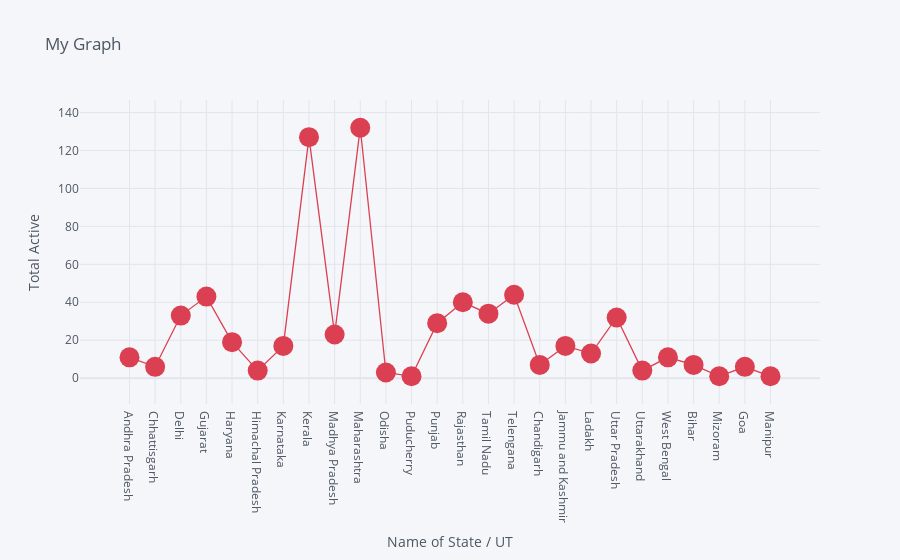
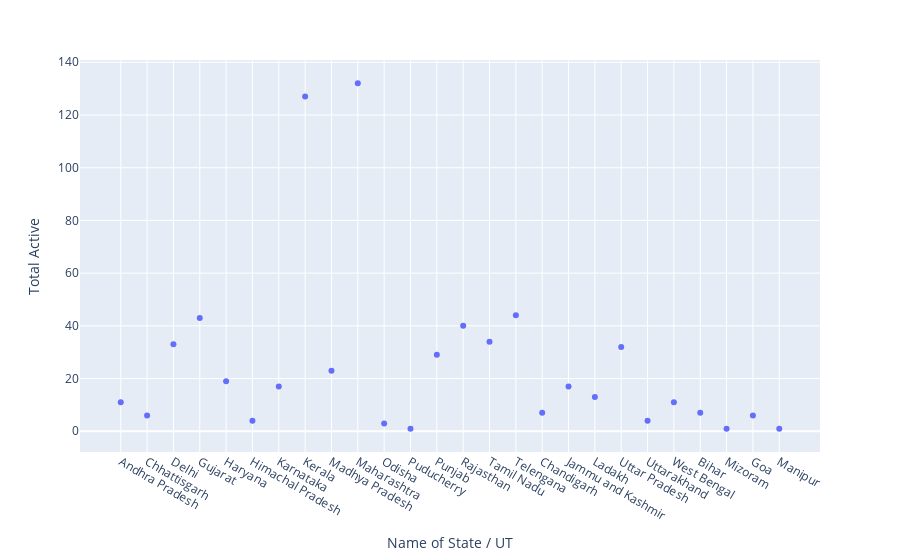

The notebook cell saved with these charts, in order:
### Code cell
df.iplot(kind='scatter',x='Name of State / UT',y='Total Active',mode='markers+lines',title='My Graph',xTitle='Name of State / UT',yTitle='Total Active',colors='red',size=20)
px.scatter(df,x='Name of State / UT',y='Total Active')

### Figure 1 — Plotly figure (JSON) as saved in the notebook; plotly's stock layout.template omitted (floating-point values rounded to 4 significant figures)
{"data": [{"line": {"color": "rgba(219, 64, 82, 1.0)", "dash": "solid", "shape": "linear", "width": 1.3}, "marker": {"size": 20, "symbol": "circle"}, "mode": "markers+lines", "name": "Total Active", "text": "", "type": "scatter", "x": ["Andhra Pradesh", "Chhattisgarh", "Delhi", "Gujarat", "Haryana", "Himachal Pradesh", "Karnataka", "Kerala", "Madhya Pradesh", "Maharashtra", "Odisha", "Puducherry", "Punjab", "Rajasthan", "Tamil Nadu", "Telengana", "Chandigarh", "Jammu and Kashmir", "Ladakh", "Uttar Pradesh", "Uttarakhand", "West Bengal", "Bihar", "Mizoram", "Goa", "Manipur"], "y": [11, 6, 33, 43, 19, 4, 17, 127, 23, 132, 3, 1, 29, 40, 34, 44, 7, 17, 13, 32, 4, 11, 7, 1, 6, 1]}], "layout": {"legend": {"bgcolor": "#F5F6F9", "font": {"color": "#4D5663"}}, "paper_bgcolor": "#F5F6F9", "plot_bgcolor": "#F5F6F9", "title": {"font": {"color": "#4D5663"}, "text": "My Graph"}, "xaxis": {"gridcolor": "#E1E5ED", "showgrid": true, "tickfont": {"color": "#4D5663"}, "title": {"font": {"color": "#4D5663"}, "text": "Name of State / UT"}, "zerolinecolor": "#E1E5ED"}, "yaxis": {"gridcolor": "#E1E5ED", "showgrid": true, "tickfont": {"color": "#4D5663"}, "title": {"font": {"color": "#4D5663"}, "text": "Total Active"}, "zerolinecolor": "#E1E5ED"}}}

### Figure 2 — Plotly figure (JSON) as saved in the notebook; plotly's stock layout.template omitted (floating-point values rounded to 4 significant figures)
{"data": [{"hovertemplate": "Name of State / UT=%{x}<br>Total Active=%{y}<extra></extra>", "legendgroup": "", "marker": {"color": "#636efa", "symbol": "circle"}, "mode": "markers", "name": "", "showlegend": false, "type": "scatter", "x": ["Andhra Pradesh", "Chhattisgarh", "Delhi", "Gujarat", "Haryana", "Himachal Pradesh", "Karnataka", "Kerala", "Madhya Pradesh", "Maharashtra", "Odisha", "Puducherry", "Punjab", "Rajasthan", "Tamil Nadu", "Telengana", "Chandigarh", "Jammu and Kashmir", "Ladakh", "Uttar Pradesh", "Uttarakhand", "West Bengal", "Bihar", "Mizoram", "Goa", "Manipur"], "xaxis": "x", "y": [11, 6, 33, 43, 19, 4, 17, 127, 23, 132, 3, 1, 29, 40, 34, 44, 7, 17, 13, 32, 4, 11, 7, 1, 6, 1], "yaxis": "y"}], "layout": {"legend": {"tracegroupgap": 0}, "margin": {"t": 60}, "xaxis": {"anchor": "y", "domain": [0, 1], "title": {"text": "Name of State / UT"}}, "yaxis": {"anchor": "x", "domain": [0, 1], "title": {"text": "Total Active"}}}}
